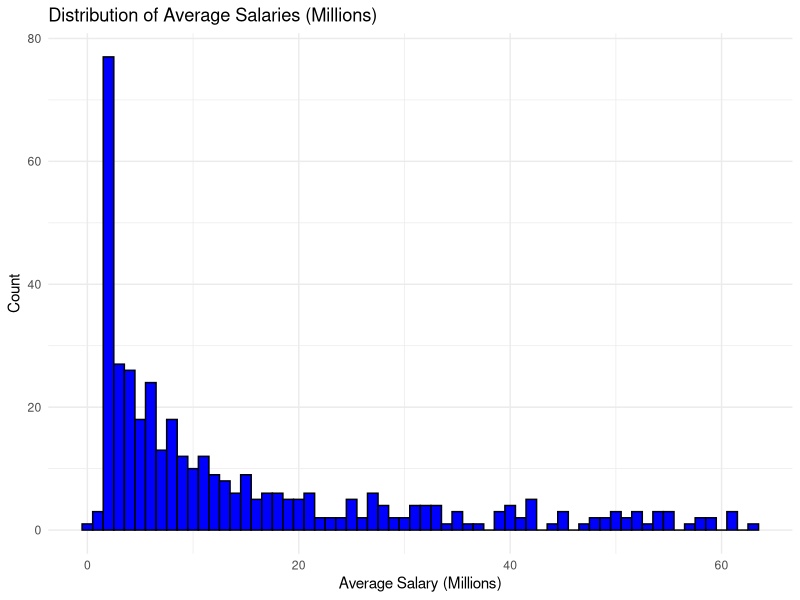
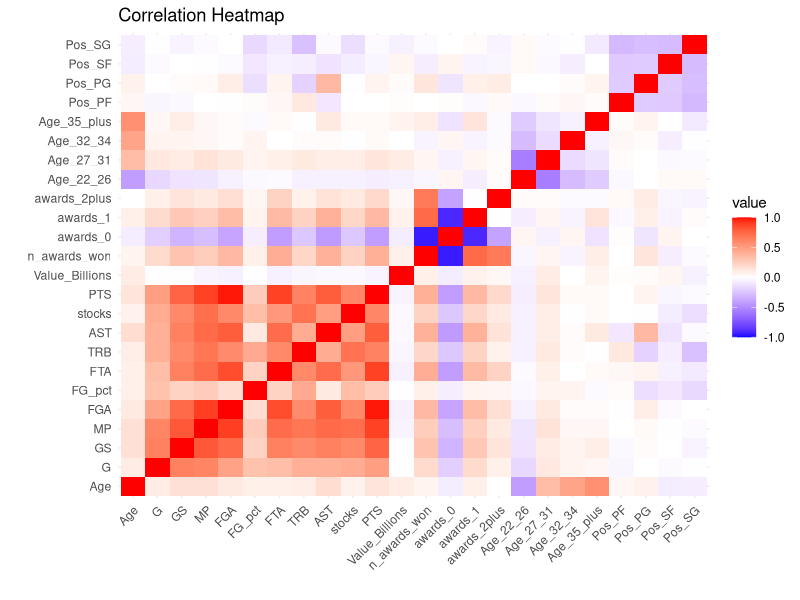

R code for these plots, in order:
## ---- chunk 1
knitr::opts_chunk$set(echo = TRUE)
## ---- chunk 2
# packages
library(ggplot2)
library(dplyr)
library(car)
library(reshape2)
## ---- chunk 3
df <- read.csv("cleaned_data.csv")
head(df)
## ---- chunk 4
ggplot(df, aes(x = avg_salary_millions)) + geom_histogram(binwidth = 1, fill = "blue", color = "black") + labs(title = "Distribution of Average Salaries (Millions)", x = "Average Salary (Millions)", y = "Count") + theme_minimal()
## ---- chunk 5
numeric_cols <- df %>%
  select(-avg_salary_millions)

numeric_cols <- numeric_cols %>% select(where(is.numeric))

cor_matrix <- round(cor(numeric_cols, use = "complete.obs"), 2)

cor_matrix
## ---- chunk 6
cor_melt <- melt(cor_matrix)
ggplot(cor_melt, aes(Var1, Var2, fill = value)) +
  geom_tile() +
  scale_fill_gradient2(low = "blue", high = "red", mid = "white",
                       midpoint = 0, limit = c(-1,1), space = "Lab") +
  theme_minimal() +
  labs(title = "Correlation Heatmap", x = "", y = "") +
  theme(axis.text.x = element_text(angle = 45, hjust = 1))
